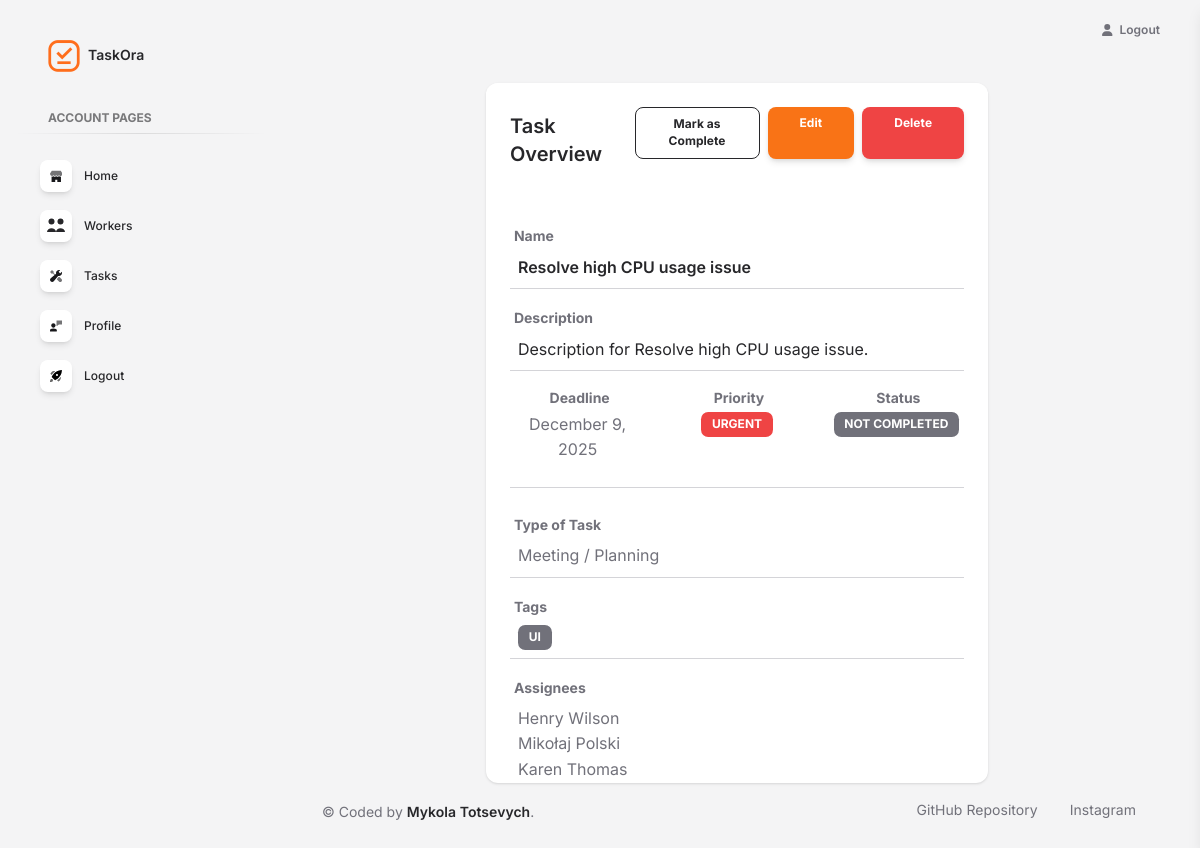
The app's page /tasks/8/ (signed in) with its own data.
### task_manager/models.py (models this page shows, shortened)
class Task(models.Model):
    PRIORITY_CHOICES = [
        ("Low", "Low"),
        ("Medium", "Medium"),
        ("High", "High"),
        ("Urgent", "Urgent"),
    ]
    name = models.CharField(max_length=255)
    description = models.TextField()
    deadline = models.DateField(null=True, blank=True)
    is_completed = models.BooleanField(default=False)
    priority = models.CharField(max_length=10, choices=PRIORITY_CHOICES)
    task_type = models.ForeignKey(
        TaskType,
        on_delete=models.CASCADE,
        related_name="tasks"
    )
    tags = models.ManyToManyField(Tag, related_name="tasks")
    assignees = models.ManyToManyField(settings.AUTH_USER_MODEL, related_name="tasks")

class TaskType(models.Model):
    name = models.CharField(max_length=255, unique=True)
    class Meta:
        ordering = ("name",)
    def __str__(self):
        return self.name

class Tag(models.Model):
    name = models.CharField(max_length=255, unique=True)
    class Meta:
        ordering = ("name",)

class Worker(AbstractUser):
    bio = models.TextField(null= True, blank=True)
    position = models.ForeignKey(
        Position,
        on_delete=models.CASCADE,
        related_name="workers"
    )

### task_manager/views.py (the view)
# urls.py: path("tasks/<int:pk>/", TaskDetailView.as_view(), name="task-detail"),
class TaskDetailView(LoginRequiredMixin, generic.DetailView):
    model = Task

### task_manager/templatetags/admin_soft.py (called while the page is built)
@assignment_tag(takes_context=True)
def get_direction(context):
    res = {
        'panel': 'text-left',
        'notify': 'right',
        'float': 'float-right',
        'reverse_panel': 'text-right',
        'nav': 'ml-auto'
    }
    if context.get('LANGUAGE_BIDI'):
        res['panel'] = 'text-right'
        res['notify'] = 'left'
        res['float'] = ''
        res['reverse_panel'] = 'text-left'
        res['nav'] = 'mr-auto'
    return res

@assignment_tag(takes_context=True)
def get_admin_setting(context):
    res = {
    }
    return res

### templates/task_manager/task_detail.html
{% extends "layouts/base.html" %}
{% load static %}
{% block content %}
<div class="container-fluid py-4">
  <div class="row justify-content-center">
    <div class="col-lg-7 col-md-9">
      <div class="card shadow-sm">
        <div class="card-header d-flex justify-content-between align-items-center">
          <h5 class="mb-0">Task Overview</h5>
          <div class="d-flex gap-2">
            <a href="{% url 'task_manager:task-complete-incomplete' task.pk %}" class="btn btn-sm btn-outline-dark">
              {% if task.is_completed %}Mark as Incomplete{% else %}Mark as Complete{% endif %}
            </a>
            <a href="{% url "task_manager:task-update" task.pk %}" class="btn btn-sm btn-primary">Edit</a>
            <a href="{% url "task_manager:task-delete" task.pk %}" class="btn btn-sm btn-danger">Delete</a>
          </div>
        </div>
        <div class="card-body overflow-auto" style="max-height: 73vh;">
          <div class="mb-3 border-bottom pb-2">
            <label class="text-secondary text-sm">Name</label>
            <h6 class="mb-0 ms-2">{{ task.name }}</h6>
          </div>
          <div class="mb-3 border-bottom pb-2">
            <label class="text-secondary text-sm">Description</label>
            <p class="mb-0 text-dark ms-2">{{ task.description }}</p>
          </div>
          <div class="mb-4 border-bottom pb-4">
            <div class="row text-center">
              <div class="col-md-4 d-flex flex-column align-items-center">
                <label class="text-secondary text-sm mb-1">Deadline</label>
                {% if task.deadline %}
                  <div>{{ task.deadline|date:"F j, Y" }}</div>
                {% else %}
                  <div>No deadline</div>
                {% endif %}
              </div>
              <div class="col-md-4 d-flex flex-column align-items-center">
                <label class="text-secondary text-sm mb-1">Priority</label>
                <span class="badge
                  {% if task.priority == 'Low' %}bg-success
                  {% elif task.priority == 'Medium' %}bg-info
                  {% elif task.priority == 'High' %}bg-warning text-dark
                  {% elif task.priority == 'Urgent' %}bg-danger
                  {% endif %}
                ">
                  {{ task.priority }}
                </span>
              </div>
              <div class="col-md-4 d-flex flex-column align-items-center">
                <label class="text-secondary text-sm mb-1">Status</label>
                <span class="badge {% if task.is_completed %}bg-success{% else %}bg-secondary{% endif %}">
                  {% if task.is_completed %}Completed{% else %}Not Completed{% endif %}
                </span>
              </div>
            </div>
          </div>
          <div class="mb-3 border-bottom pb-2">
            <label class="text-secondary text-sm">Type of Task</label>
            <div class="ms-2">{{ task.task_type }}</div>
          </div>
          <div class="mb-3 border-bottom pb-2">
            <label class="text-secondary text-sm">Tags</label>
            {% if task.tags.exists %}
              <div class="d-flex flex-wrap gap-2">
                {% for tag in task.tags.all %}
                  <span class="badge bg-secondary ms-2">{{ tag.name }}</span>
                {% endfor %}
              </div>
            {% else %}
              <p class="text-muted mb-0 ms-2">No tags</p>
            {% endif %}
          </div>
          <div>
            <label class="text-secondary text-sm">Assignees</label>
            {% if task.assignees.exists %}
              <ul class="list-unstyled mb-0">
                {% for worker in task.assignees.all %}
                  <li class="ms-2">{{ worker.get_full_name|default:worker.username }}</li>
                {% endfor %}
              </ul>
            {% else %}
              <p class="text-muted mb-0 ms-2">No assignees</p>
            {% endif %}
          </div>
        </div>
      </div>
    </div>
  </div>
  {% include "includes/footer.html" %}
</div>
{% endblock %}

### records on screen
Task: name "Resolve high CPU usage issue", description "Description for Resolve high CPU usage issue.", deadline "December 9, 2025", priority "URGENT", task_type "Meeting / Planning"
Tag: name "UI"
Worker: get_full_name "Henry Wilson"
Worker: get_full_name "Mikołaj Polski"
Worker: get_full_name "Karen Thomas"
